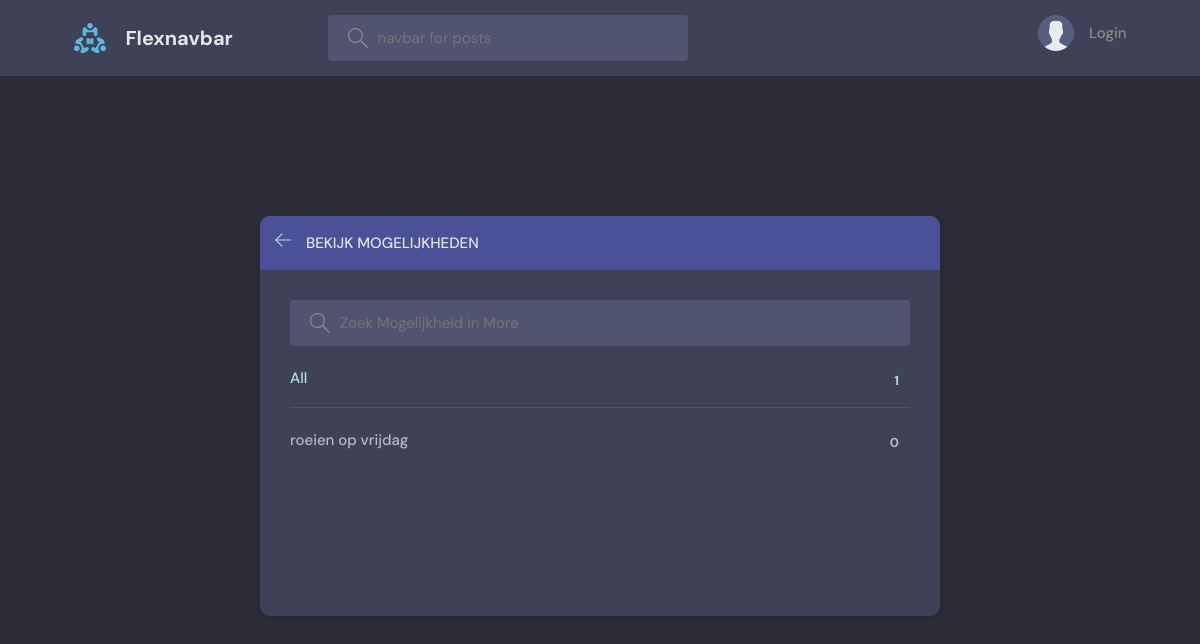
Before: /topics/ with the older database file.
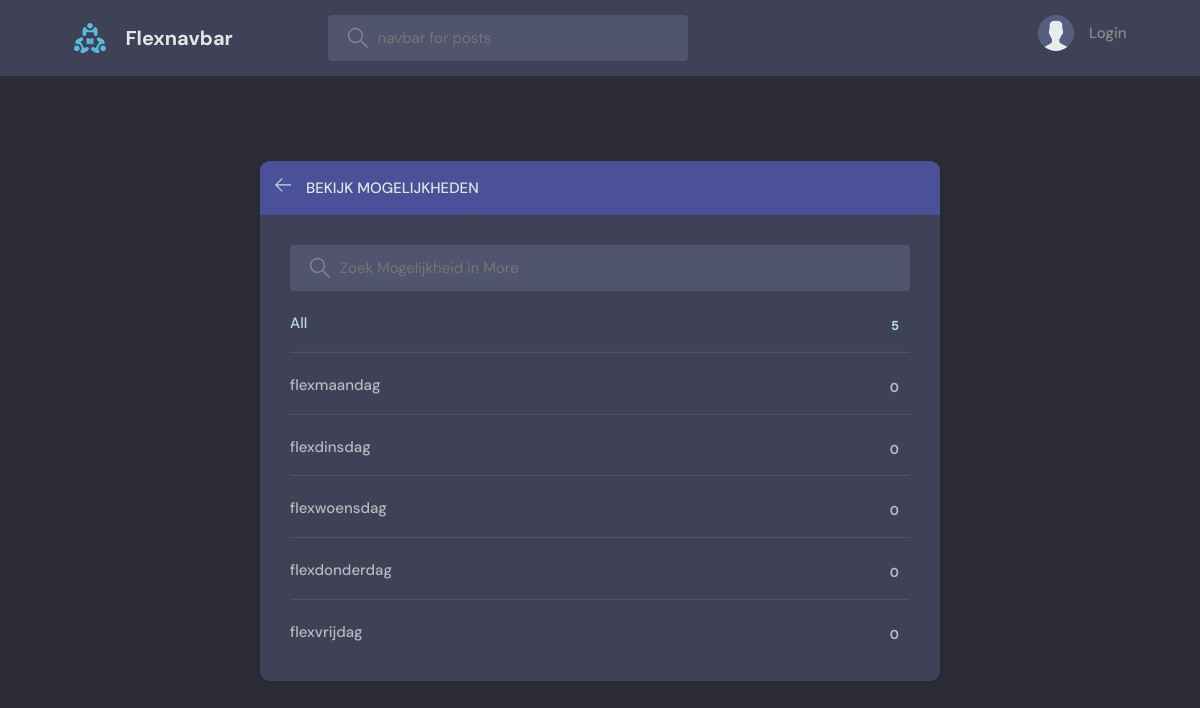
After: the same page with the newer database file.
### beatrix/models.py (models this page shows, shortened)
class Topic(models.Model):
    name = models.CharField(max_length=200)

### beatrix/views.py (the view)
# urls.py: path('topics/', topicsPage, name="topics"),
def topicsPage(request):
    q = request.GET.get('q') if request.GET.get('q') != None else ''
    topics = Topic.objects.filter(name__icontains=q)
    return render(request, 'beatrix/topics.html', {'topics': topics})

### beatrix/templates/beatrix/topics.html (shortened to what this page needs)
{% extends 'main.html' %}
{% block content %}
    <main class="create-room layout">
      <div class="container">
        <div class="layout__box">
          <div class="layout__boxHeader">
            <div class="layout__boxTitle">
              <a href="{% url 'home' %}">
                <svg version="1.1" xmlns="http://www.w3.org/2000/svg" width="32" height="32" viewBox="0 0 32 32">
                  <title>arrow-left</title>
                  <path
                    d="M13.723 2.286l-13.723 13.714 13.719 13.714 1.616-1.611-10.96-10.96h27.625v-2.286h-27.625l10.965-10.965-1.616-1.607z"
                  ></path>
                </svg>
              </a>
              <h3>Bekijk Mogelijkheden</h3>
            </div>
          </div>
          <div class="topics-page layout__body">
            <form action ="" method = "GET" class="header__search">
              <label>
                <input name="q" placeholder="Zoek Mogelijkheid in More" />
              </label>
            </form>
            <ul class="topics__list">
            <li>
                <a href="{% url 'topics' %}" class="active">All <span>{{topics.count}} </span></a>
                </li>
            {% for topic in topics %}
              <li>
                <a href="{%url 'home' %}?q={{topic.name}}">{{topic.name}} <span>{{topic.room_set.count}} </span></a>
              </li>
              {% endfor %}
            </ul>
          </div>
        </div>
      </div>
    </main>
{% endblock content %}

### templates/main.html (shortened to what this page needs)
<!DOCTYPE html>
{% load static %}
<html lang="en">
  <head>
    <link rel="stylesheet" href="{% static 'styles/style.css' %}" />
  </head>
  <body>
  {% include 'navbar.html' %}
    {%block content%}
    {% endblock %}
  </body>
</html>

### templates/navbar.html (shortened to what this page needs)
{% comment %} {% extends 'base.html' %} {% endcomment %} {% load static %}
<header class="header header--loggedIn">
  <div class="container">
    <a href="{% url 'home' %}" class="header__logo">
      <img src="{% static 'images/logo.svg' %}" />
      <h1>Flexnavbar</h1>
    </a>
    <form class="header__search" method="GET" action="{% url 'home' %}">
      <label>
        <input name="q" placeholder="navbar for posts" />
      </label>
    </form>
    <nav class="header__menu">
      {% if request.user.is_authenticated %}
      <div class="header__user">
        <a href="{% url 'update-user' %}">
          <div class="avatar avatar--medium active">
            <img src="{{request.user.avatar.url}}" />
          </div>
          <p>
            {% comment %} {{request.user.username}} {% endcomment %}
            <span>ingelogd als: @{{request.user.username}}</span>
          </p>
        </a>
        <button class="dropdown-button">
          <svg
            version="1.1"
            xmlns="http://www.w3.org/2000/svg"
            width="32"
            height="32"
            viewBox="0 0 32 32"
          >
            <title>HulpMenu</title>
            <path d="M16 21l-13-13h-3l16 16 16-16h-3l-13 13z"></path>
          </svg>
        </button>
      </div>
      {% else %}
      <a href="{% url 'login' %}">
        <img src="{% static 'images/avatar.svg' %}" />
        <p>Login</p>
      </a>
      {% endif %}
    </nav>
  </div>
</header>

### static/styles/style.css (style rules this page uses)
:root { --color-main: powderblue; --color-main-light: #e1f6fb; --color-dark: #3f4156; --color-dark-medium: #51546e; --color-dark-light: #4a5199; --color-light: #e5e5e5; --color-gray: #8b8b8b; --color-light-gray: #b2bdbd; --color-bg: #2d2d39; --color-success: #5dd693; --color-error: #fc4b0b; }
* { font-family: "DM Sans", -apple-system, BlinkMacSystemFont, "Segoe UI", Roboto, Oxygen, Ubuntu, Cantarell, "Open Sans", "Helvetica Neue", sans-serif; margin: 0; padding: 0; box-sizing: border-box; text-rendering: optimizeLegibility; font-size: inherit; }
html { font-size: 56.25%; }
@media only screen and (min-width: 1200px) { html { font-size: 62.5%; } }
body { line-height: 1.6; font-weight: 400; font-size: 1.5rem; color: var(--color-light-gray); background-color: var(--color-bg); min-height: 100vh; }
img { width: 100%; }
a { display: inline-block; color: var(--color-main); text-decoration: none; }
.container { max-width: 120rem; width: 90%; margin: auto; }
.header { padding: 1.5rem; background-color: var(--color-dark); }
.header > .container { display: flex; gap: 9.5rem; }
.header__logo, .header__user { display: flex; gap: 2rem; align-items: center; }
.header__logo > img { height: 3.2rem; width: 3.2rem; }
.header__logo > h1 { font-weight: 700; font-size: 2rem; color: var(--color-light); }
.header__search > label { background-color: var(--color-dark-medium); padding: 1.3rem 1rem; display: flex; align-items: center; gap: 1rem; border-radius: 4px; }
.header__search svg { fill: var(--color-gray); width: 2rem; height: 2rem; margin-left: 1rem; }
.header__search input { width: 30rem; background: transparent; border: none; outline: none; color: var(--color-light); }
.header__menu { margin-left: auto; position: relative; }
.header__menu a { display: flex; gap: 1.5rem; align-items: center; font-weight: 500; text-decoration: none; color: var(--color-gray); }
.header__menu img { height: 3.6rem; }
.header__menu p { line-height: 1.2; }
.layout { margin-top: 2.4rem; }
.layout > .container { display: flex; justify-content: space-between; align-items: flex-start; }
.layout__box { width: 90%; max-width: 48rem; min-height: 40rem; position: absolute; top: 50%; left: 50%; transform: translate(-50%, -46%); background-color: var(--color-dark); border-radius: 1rem; box-shadow: 1px 1px 6px 3px rgba(0, 0, 0, 0.1); overflow: hidden; }
.layout__boxHeader { display: flex; padding: 1.5rem; background-color: var(--color-dark-light); }
.layout__boxTitle { display: flex; gap: 1.5rem; align-items: center; }
.layout__boxTitle h3 { text-transform: uppercase; font-weight: 500; color: var(--color-light); }
.layout__boxTitle svg { width: 1.6rem; height: 1.6rem; fill: var(--color-main); }
.layout__body { margin: 3rem; }
.topics__list { list-style: none; }
.topics__list li a { display: flex; justify-content: space-between; margin-bottom: 3rem; font-weight: 500; color: var(--color-light-gray); transition: all 0.3s ease-in-out; }
.topics__list li a.active, .topics__list li a:hover { color: var(--color-main); }
.topics__list li a span { padding: 0.5rem 1rem; background-color: var(--color-dark); border-radius: 3px; font-size: 1.3rem; font-weight: 700; letter-spacing: 1px; }
.topics-page .topics__list li:not(:last-child) a { margin: 2rem 0; padding-bottom: 1rem; text-decoration: none; border-bottom: 1px solid var(--color-dark-medium); }
.topics-page .header__search { display: block; }
.create-room.layout .layout__box { max-width: 68rem; }

Changed rows visible on the page:
removed Topic: name "roeien op vrijdag", room_set.count "0"
added Topic: name "flexmaandag", room_set.count "0"
added Topic: name "flexdinsdag", room_set.count "0"
added Topic: name "flexwoensdag", room_set.count "0"
added Topic: name "flexdonderdag", room_set.count "0"
added Topic: name "flexvrijdag", room_set.count "0"
Other visible differences:
{{ topics.count }}: "1" → "5"
